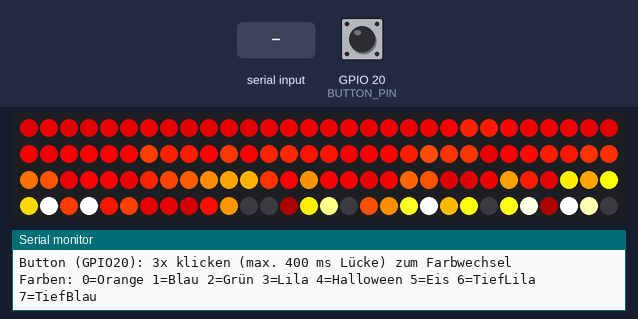
The program below on a simulated ESP32-C3. Shown: 120 RGB LEDs in strip order, left to right, continuing on the next row, the last lines printed to the serial monitor. The inputs (shaded band) are chosen by the test bench; at power-on: GPIO 20 (BUTTON_PIN) HIGH. Random numbers use the default seed unless the program sets one.

Above: at 2.28 s.
2.3 s: "4\n" received over Serial
At 2.39 s:
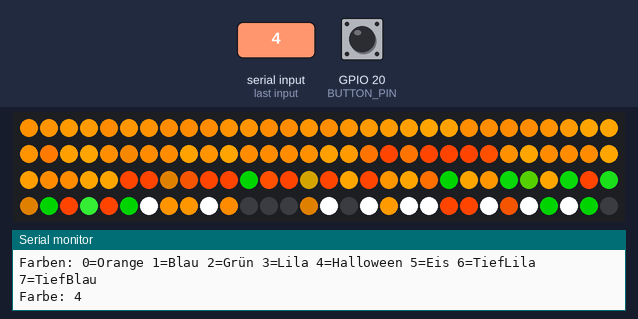
3.9 s: "30,150\n" received over Serial
At 3.91 s:
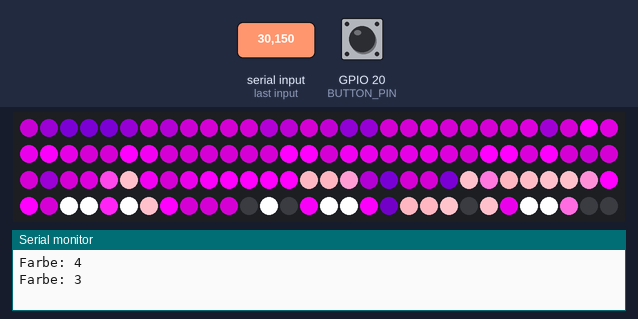
6.3 s: "2\n" received over Serial
At 6.31 s:
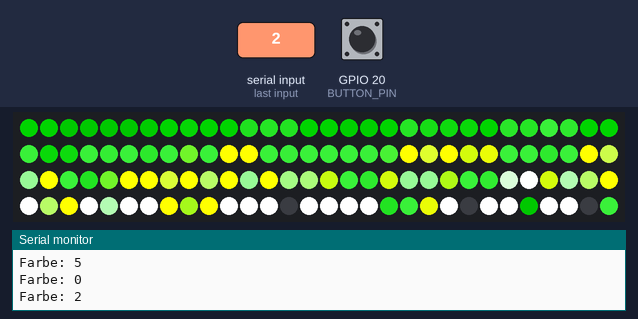
7.9 s: "90,45\n" received over Serial
At 8.11 s:
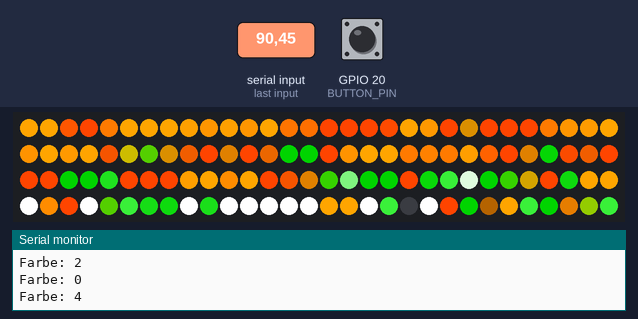
10.9 s: "0\n" received over Serial
At 11.38 s:
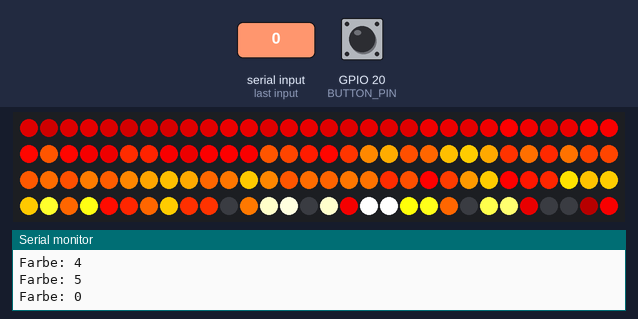
13.9 s: "1\n" received over Serial
At 13.95 s:
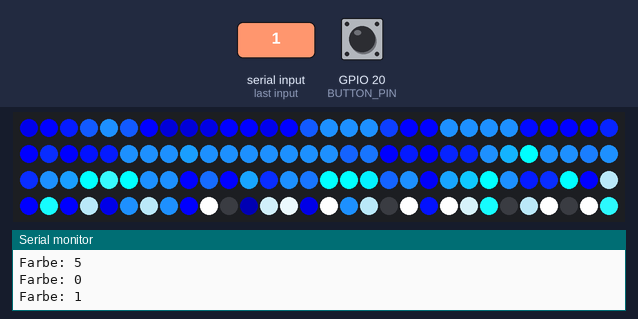

The program:

main.cpp
```cpp
#include <Arduino.h>
#include <FastLED.h>
#include <WiFi.h>
#include <esp_now.h>

#include "xy_mapping.h"
#include "sync_keys.h"

// ============== KONFIGURATION ==============
#define LED_PIN         8         // GPIO8 am ESP32-C3 Super Mini
#define NUM_LEDS_X      10        // LEDs pro Reihe (Umfang)
#define NUM_LEDS_Y      12        // Anzahl Reihen (Höhe)
#define NUM_LEDS        (NUM_LEDS_X * NUM_LEDS_Y)  // 120 LEDs total

#define BRIGHTNESS      255       // Helligkeit 0-255
#define LED_TYPE        WS2812B
#define COLOR_ORDER     GRB

// Feuer-Parameter
#define COOLING         55        // Abkühlrate (höher = schneller auskühlen)
#define SPARKING        120       // Funken-Wahrscheinlichkeit (höher = mehr Funken)
#define FIRE_SPEED      50        // Millisekunden zwischen Updates

// Button-Konfiguration
#define BUTTON_PIN      20        // GPIO20 für Button (gegen GND)
#define DEBOUNCE_MS     30        // Pegel muss so lange stabil sein, bevor er zählt
#define CLICK_COUNT_REQUIRED 3    // Dreifachklick zum Farbwechsel
#define CLICK_GAP_MS    400       // max. Abstand zwischen aufeinanderfolgenden Klicks

// ESP-NOW Synchronisation
#define ESPNOW_ENABLED  true      // true = Sync aktiviert, false = nur lokal

// ============== GLOBALE VARIABLEN ==============
CRGB leds[NUM_LEDS];
byte heat[NUM_LEDS_X][NUM_LEDS_Y];
uint8_t currentColor = 0;
CRGBPalette16 firePalette = HeatColors_p;

// Button-Variablen (Stable-State-Debouncing + Dreifachklick)
bool buttonRaw = HIGH;            // letzter Roh-Pegel
bool buttonStable = HIGH;         // bestätigter, stabiler Pegel
unsigned long buttonChangeTime = 0;
uint8_t clickCount = 0;           // bisher gezählte Klicks in laufender Sequenz
unsigned long lastClickTime = 0;  // Zeitpunkt des letzten gezählten Klicks

// ============== ESP-NOW ==============
uint8_t broadcastAddress[] = {0xFF, 0xFF, 0xFF, 0xFF, 0xFF, 0xFF};

// PROJECT_KEY trennt verschiedene Builds voneinander: nur Laternen mit
// identischem Key akzeptieren die Pakete der anderen. Default ist ein
// Platzhalter — vor dem ersten Flashen unbedingt überschreiben (siehe README).
#ifndef PROJECT_KEY
#define PROJECT_KEY "halloween-lantern-CHANGE-ME"
#endif

typedef struct __attribute__((packed)) {
  uint32_t magic;   // FNV-1a(PROJECT_KEY)  — identifiziert das Projekt+Key
  uint8_t  color;
  uint32_t tag;     // FNV-1a(PROJECT_KEY || color || PROJECT_KEY)  — Auth
} SyncMessage;

uint32_t syncMagic = 0;  // einmal in setup() berechnet

SyncMessage syncData;
bool syncReceived = false;

void onDataSent(const uint8_t *mac_addr, esp_now_send_status_t status) {}

void onDataRecv(const uint8_t *mac, const uint8_t *data, int len) {
  if (len != sizeof(SyncMessage)) return;
  SyncMessage received;
  memcpy(&received, data, sizeof(SyncMessage));
  if (received.magic != syncMagic) return;
  if (received.color > 7) return;
  if (received.tag != syncTagFor(PROJECT_KEY, received.color)) return;
  syncData = received;
  syncReceived = true;
}

void initESPNow() {
  WiFi.mode(WIFI_STA);
  WiFi.disconnect();

  if (esp_now_init() != ESP_OK) {
    Serial.println("ESP-NOW Init fehlgeschlagen!");
    return;
  }

  esp_now_register_send_cb(onDataSent);
  esp_now_register_recv_cb(onDataRecv);

  esp_now_peer_info_t peerInfo = {};
  memcpy(peerInfo.peer_addr, broadcastAddress, 6);
  peerInfo.channel = 0;
  peerInfo.encrypt = false;

  if (esp_now_add_peer(&peerInfo) != ESP_OK) {
    Serial.println("Peer hinzufügen fehlgeschlagen!");
    return;
  }

  Serial.println("ESP-NOW bereit!");
  Serial.print("MAC: ");
  Serial.println(WiFi.macAddress());
}

void broadcastMode() {
  if (!ESPNOW_ENABLED) return;

  SyncMessage msg;
  msg.magic = syncMagic;
  msg.color = currentColor;
  msg.tag   = syncTagFor(PROJECT_KEY, currentColor);

  esp_now_send(broadcastAddress, (uint8_t *)&msg, sizeof(msg));
}

// ============== XY MAPPING ==============
uint16_t XY(uint8_t x, uint8_t y) {
  return xyMap(x, y, NUM_LEDS_X, NUM_LEDS_Y);
}

// ============== FEUER SIMULATION ==============
void fireEffect() {
  for (uint8_t x = 0; x < NUM_LEDS_X; x++) {
    for (uint8_t y = 0; y < NUM_LEDS_Y; y++) {
      heat[x][y] = qsub8(heat[x][y], random8(0, ((COOLING * 10) / NUM_LEDS_Y) + 2));
    }

    for (uint8_t y = NUM_LEDS_Y - 1; y >= 2; y--) {
      uint8_t leftX = (x + NUM_LEDS_X - 1) % NUM_LEDS_X;
      uint8_t rightX = (x + 1) % NUM_LEDS_X;
      heat[x][y] = (heat[x][y - 1] + heat[x][y - 2] + heat[leftX][y - 1] + heat[rightX][y - 1]) / 4;
    }

    if (random8() < SPARKING) {
      uint8_t sparkY = random8(3);
      heat[x][sparkY] = qadd8(heat[x][sparkY], random8(160, 255));
    }
  }

  for (uint8_t x = 0; x < NUM_LEDS_X; x++) {
    for (uint8_t y = 0; y < NUM_LEDS_Y; y++) {
      byte colorIndex = scale8(heat[x][y], 240);
      leds[XY(x, y)] = ColorFromPalette(firePalette, colorIndex);
    }
  }
}

// ============== TWINKLE FIRE ==============
void twinkleFireEffect() {
  fireEffect();

  if (random8() < 80) {
    uint8_t sparkX = random8(NUM_LEDS_X);
    uint8_t sparkY = random8(NUM_LEDS_Y / 2);
    leds[XY(sparkX, sparkY)] = CRGB::White;
  }
}

// ============== FEUERFARBEN ==============
void setFireColor(uint8_t colorMode) {
  switch (colorMode) {
    case 0:  // Orange-Rot
      firePalette = HeatColors_p;
      break;
    case 1:  // Blau
      firePalette = CRGBPalette16(
        CRGB::Black, CRGB::Black, CRGB::DarkBlue, CRGB::DarkBlue,
        CRGB::Blue, CRGB::Blue, CRGB::DodgerBlue, CRGB::DodgerBlue,
        CRGB::Cyan, CRGB::Cyan, CRGB::LightBlue, CRGB::LightBlue,
        CRGB::White, CRGB::White, CRGB::White, CRGB::White
      );
      break;
    case 2:  // Grün
      firePalette = CRGBPalette16(
        CRGB::Black, CRGB::Black, CRGB::DarkGreen, CRGB::DarkGreen,
        CRGB::Green, CRGB::Green, CRGB::LimeGreen, CRGB::LimeGreen,
        CRGB::Yellow, CRGB::Yellow, CRGB::LightGreen, CRGB::LightGreen,
        CRGB::White, CRGB::White, CRGB::White, CRGB::White
      );
      break;
    case 3:  // Lila
      firePalette = CRGBPalette16(
        CRGB::Black, CRGB::Black, CRGB::Indigo, CRGB::Indigo,
        CRGB::Purple, CRGB::Purple, CRGB::Magenta, CRGB::Magenta,
        CRGB::Pink, CRGB::Pink, CRGB::LightPink, CRGB::LightPink,
        CRGB::White, CRGB::White, CRGB::White, CRGB::White
      );
      break;
    case 4:  // Halloween
      firePalette = CRGBPalette16(
        CRGB::Black, CRGB::Black, CRGB::DarkOrange, CRGB::DarkOrange,
        CRGB::Orange, CRGB::Orange, CRGB::OrangeRed, CRGB::OrangeRed,
        CRGB::Green, CRGB::Green, CRGB::LimeGreen, CRGB::LimeGreen,
        CRGB::White, CRGB::White, CRGB::White, CRGB::White
      );
      break;
    case 5:  // Eisfeuer
      firePalette = CRGBPalette16(
        CRGB::Black, CRGB::Black, CRGB::Teal, CRGB::Teal,
        CRGB::Cyan, CRGB::Cyan, CRGB::Aqua, CRGB::Aqua,
        CRGB::LightCyan, CRGB::LightCyan, CRGB::LightBlue, CRGB::LightBlue,
        CRGB::White, CRGB::White, CRGB::White, CRGB::White
      );
      break;
    case 6:  // Tiefes Lila
      firePalette = CRGBPalette16(
        CRGB::Black, CRGB::Black, CRGB(20, 0, 30), CRGB(20, 0, 30),
        CRGB(40, 0, 60), CRGB(40, 0, 60), CRGB(60, 0, 90), CRGB(60, 0, 90),
        CRGB(80, 0, 120), CRGB(80, 0, 120), CRGB(100, 20, 140), CRGB(100, 20, 140),
        CRGB(140, 50, 180), CRGB(140, 50, 180), CRGB(180, 100, 220), CRGB(180, 100, 220)
      );
      break;
    case 7:  // Tiefblau
      firePalette = CRGBPalette16(
        CRGB::Black, CRGB::Black, CRGB(0, 0, 30), CRGB(0, 0, 30),
        CRGB(0, 10, 60), CRGB(0, 10, 60), CRGB(0, 30, 100), CRGB(0, 30, 100),
        CRGB(0, 50, 140), CRGB(0, 50, 140), CRGB(20, 80, 180), CRGB(20, 80, 180),
        CRGB(60, 120, 220), CRGB(60, 120, 220), CRGB(150, 200, 255), CRGB(150, 200, 255)
      );
      break;
  }
}

// ============== SETUP ==============
void setup() {
  Serial.begin(115200);
  delay(1000);

  Serial.println("Halloween Lantern - Twinkle Fire");
  Serial.printf("Matrix: %dx%d = %d LEDs\n", NUM_LEDS_X, NUM_LEDS_Y, NUM_LEDS);

  syncMagic = deriveSyncMagic(PROJECT_KEY);
  Serial.printf("Sync-Magic: 0x%08X (aus PROJECT_KEY)\n", syncMagic);

  FastLED.addLeds<LED_TYPE, LED_PIN, COLOR_ORDER>(leds, NUM_LEDS);
  FastLED.setBrightness(BRIGHTNESS);
  FastLED.clear();
  FastLED.show();

  memset(heat, 0, sizeof(heat));
  pinMode(BUTTON_PIN, INPUT_PULLUP);
  setFireColor(0);

  if (ESPNOW_ENABLED) {
    initESPNow();
  }

  Serial.println("\nButton (GPIO20): 3x klicken (max. 400 ms Lücke) zum Farbwechsel");
  Serial.println("Farben: 0=Orange 1=Blau 2=Grün 3=Lila 4=Halloween 5=Eis 6=TiefLila 7=TiefBlau");
}

// ============== LOOP ==============
void loop() {
  // ESP-NOW Sync
  if (syncReceived) {
    syncReceived = false;
    if (syncData.color != currentColor) {
      currentColor = syncData.color;
      setFireColor(currentColor);
      Serial.printf("Sync: Farbe %d\n", currentColor);
    }
  }

  // Button-Steuerung mit Stable-State-Debouncing + Dreifachklick:
  // Ein Pegel zählt erst nach DEBOUNCE_MS stabilem Anliegen. Anschließend
  // muss zusätzlich CLICK_COUNT_REQUIRED Mal gedrückt werden, mit jeweils
  // höchstens CLICK_GAP_MS Abstand. Damit werden auch korrelierte Mehrfach-
  // Spikes ignoriert — relevant, weil GPIO20 (U0RXD) auf dem aktuellen PCB
  // EMI-anfällig ist. Echte Hardware-Härtung (externer Pull-up, 100 nF)
  // folgt erst in der nächsten PCB-Revision.
  bool reading = digitalRead(BUTTON_PIN);
  if (reading != buttonRaw) {
    buttonRaw = reading;
    buttonChangeTime = millis();
  }
  if (buttonRaw != buttonStable && millis() - buttonChangeTime > DEBOUNCE_MS) {
    buttonStable = buttonRaw;
    if (buttonStable == LOW) {
      unsigned long now = millis();
      if (clickCount == 0 || now - lastClickTime > CLICK_GAP_MS) {
        clickCount = 1;
      } else {
        clickCount++;
      }
      lastClickTime = now;
      Serial.printf("Klick %u/%u\n", clickCount, CLICK_COUNT_REQUIRED);
      if (clickCount >= CLICK_COUNT_REQUIRED) {
        clickCount = 0;
        currentColor = (currentColor + 1) % 8;
        setFireColor(currentColor);
        Serial.printf("Farbe: %d\n", currentColor);
        broadcastMode();
      }
    }
  }

  // Serial-Steuerung (Farben 0-7)
  if (Serial.available() > 0) {
    char c = Serial.read();
    if (c >= '0' && c <= '7') {
      currentColor = c - '0';
      setFireColor(currentColor);
      Serial.printf("Farbe: %d\n", currentColor);
      broadcastMode();
    }
  }

  twinkleFireEffect();
  FastLED.show();
  delay(FIRE_SPEED);
}
```

sync_keys.h
```cpp
#pragma once
#include <stdint.h>
#include <stddef.h>
#include <string.h>

// FNV-1a 64-bit. Nicht crypto-sicher, reicht aber, um voneinander unabhängige
// Builds (mit unterschiedlichem PROJECT_KEY) zuverlässig auseinanderzuhalten.
inline uint64_t fnv1a64(const uint8_t* data, size_t len, uint64_t seed) {
  uint64_t h = seed;
  for (size_t i = 0; i < len; i++) {
    h ^= data[i];
    h *= 0x100000001b3ULL;
  }
  return h;
}

constexpr uint64_t FNV_OFFSET_BASIS = 0xcbf29ce484222325ULL;

// 32-Bit-Magic, das jedes Sync-Paket trägt. Identifiziert "dieses Projekt mit
// diesem Key". Andere Builds mit anderem Key haben ein anderes Magic.
inline uint32_t deriveSyncMagic(const char* key) {
  uint64_t h = fnv1a64((const uint8_t*)key, strlen(key), FNV_OFFSET_BASIS);
  return (uint32_t)(h ^ (h >> 32));
}

// Auth-Tag für ein Paket mit gegebenem color-Wert. key wird beidseitig
// vor und nach dem color-Byte einmischt, damit ein Tag aus einem Paket
// nicht auf andere color-Werte übertragen werden kann, ohne den Key zu kennen.
inline uint32_t syncTagFor(const char* key, uint8_t color) {
  uint64_t h = fnv1a64((const uint8_t*)key, strlen(key), FNV_OFFSET_BASIS);
  h = fnv1a64(&color, 1, h);
  h = fnv1a64((const uint8_t*)key, strlen(key), h);
  return (uint32_t)(h ^ (h >> 32));
}
```

xy_mapping.h
```cpp
#pragma once
#include <stdint.h>

// LED-Index für serpentinen-verdrahtete Matrix.
// y=0 ist die unterste Reihe (Boden), y=ny-1 ist die oberste (Spitze).
// Physische Reihennummerierung läuft von oben (physY=0) nach unten (physY=ny-1);
// ungeradzahlige physische Reihen sind in X-Richtung gespiegelt verdrahtet.
inline uint16_t xyMap(uint8_t x, uint8_t y, uint8_t nx, uint8_t ny) {
  if (x >= nx || y >= ny) return 0;
  uint8_t physY = (ny - 1) - y;
  if (physY & 1) {
    return (physY * nx) + (nx - 1 - x);
  } else {
    return (physY * nx) + x;
  }
}
```
